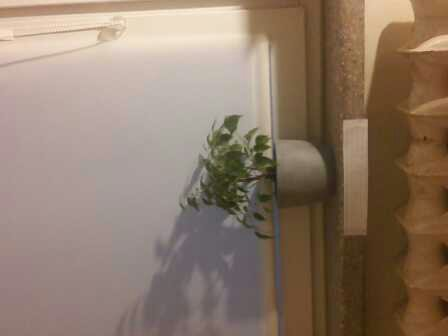
%> input picture matlab/data/camera1432407866.jpg, 448 x 336 px
$ octave --eval "correspondence;"   (GNU Octave 9; MATLAB toolbox functions it lacks are replaced by stand-ins)
%> lines starting %> are read from the running program, lines starting %| are printed output that depends on the picture
function correspondence()
   clc; clear all

    color = imread('camera1432407866.jpg');
%> color is the input picture: size 336x448x3 uint8; mean R, G, B 142.7, 122.7, 106.1
    term = imread('thermapp1432407857.jpg');
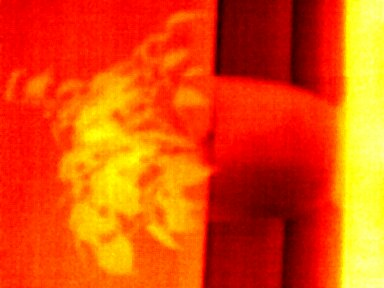
%> input picture matlab/data/thermapp1432407857.jpg, 384 x 288 px
%> term is the input picture: size 288x384x3 uint8; mean R, G, B 229.8, 77.1, 8.1

    color = rotColor90(color, -1);
%> after the loop in rotColor90, `for i = 1:C`:
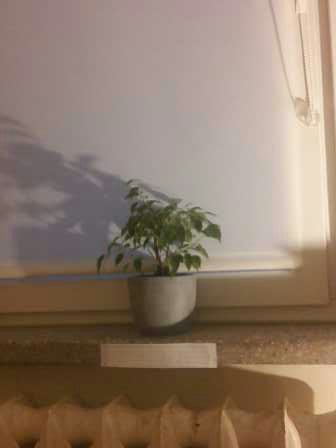
%> rotated: size 448x336x3 uint8; mean R, G, B 142.7, 122.7, 106.1; mean of the top-left, top-right, bottom-left and bottom-right quarters 133, 182.5, 70.4, 109.3
    term = rotColor90(term, -1);
%> call 2 of rotColor90, with k = -1
%> after the loop in rotColor90 (call 2), `for i = 1:C`:
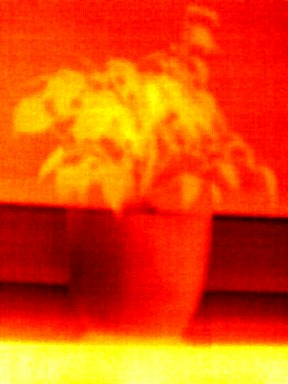
%> rotated: size 384x288x3 uint8; mean R, G, B 229.8, 77.1, 8.1; mean of the top-left, top-right, bottom-left and bottom-right quarters 121.6, 103.5, 95.6, 99.3

    term = flipdim(term, 2);
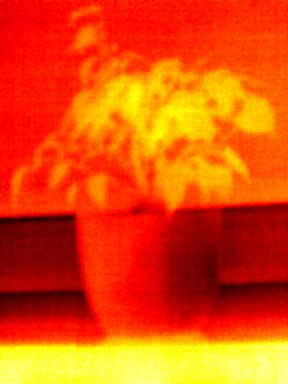
%> term: size 384x288x3 uint8; mean R, G, B 229.8, 77.1, 8.1; mean of the top-left, top-right, bottom-left and bottom-right quarters 103.5, 121.6, 99.3, 95.6

    [H W C] = size(color);
%> H = 448; W = 336; C = 3

    frac = 0.30;
    horizontalTranslate = -7;
    verticalTranslate = +45;
    left = round(W * frac) + horizontalTranslate;
%> left = 94
    right = W - left + 2 * horizontalTranslate;
%> right = 228
    bottom = round(H * frac) + verticalTranslate;
%> bottom = 179
    top = H - bottom + 2 * verticalTranslate;
%> top = 359


    color = color(bottom:top, left:right, :);
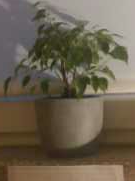
%> color: size 181x135x3 uint8; mean R, G, B 107.8, 97.4, 79.8

    color = imresize(color, [size(term, 1) size(term, 2)]);
%> color: size 384x288x3 uint8

    size(color)
%> ans = [384 288 3]
    x1 = 30;
    x2 = 280;
    y1 = 50;
    y2 = 330;

    figure(1)
    subplot(2, 1, 1);
    image(color);
    grid on
    subplot(2, 1, 2);
    image(term);
    grid on
end

function rotated = rotColor90(img, k)
    [H W C] = size(img);

    rotated = zeros(W, H, C, 'uint8');
    for i = 1:C
        rotated(:, :, i) = rot90(img(:, :, i), k);
    end
end
